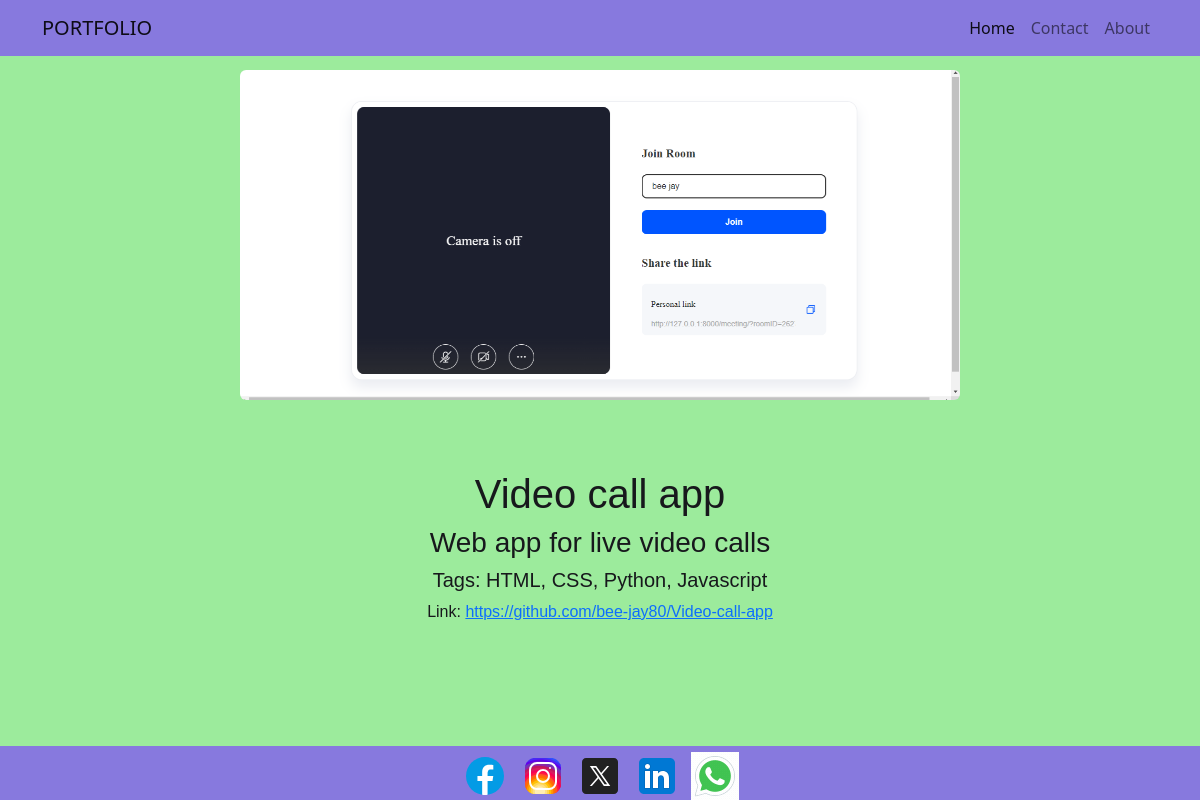
/project/1/, run on the app's committed database.
### main/models.py (models this page shows, shortened)
class Project(models.Model):
    title = models.CharField(max_length=100)
    description = models.TextField()
    tags = models.ManyToManyField(Tag,related_name="projects")
    link = models.URLField(max_length=200,blank=True)
    default_image = models.ImageField(upload_to="default_image/" ,default="Null")

class Tag(models.Model):
    name = models.CharField(max_length=100,unique=True)
    def __str__(self):
        return self.name

### main/views.py (the view)
# urls.py: path("project/<int:id>/",views.project,name="project"),
def project(request,id):
    project = get_object_or_404(Project,pk=id)
    return render(request,"project.html",{"project":project})

### main/templates/project.html (shortened to what this page needs)
{% extends "base.html" %}
{% load static %}
{% block style%}
<link rel="stylesheet" href="{% static 'css/projects.css' %}">
{% endblock style%}
{% block content %}
{% load static %}
<div class="slider">
    <div id="carouselExampleControls" class="carousel slide" data-bs-ride="carousel">
        <div class="carousel-inner rounded">
          <div class="carousel-item active">
            <img src="{{project.default_image.url}}"  class="d-block w-100" height="100%" alt="...">
          </div>
        </div>
        <button class="carousel-control-prev" type="button" data-bs-target="#carouselExampleControls" data-bs-slide="prev">
          <span class="carousel-control-prev-icon" aria-hidden="true"></span>
        </button>
        <button class="carousel-control-next" type="button" data-bs-target="#carouselExampleControls" data-bs-slide="next">
          <span class="carousel-control-next-icon" aria-hidden="true"></span>
        </button>
    </div>
</div>
<div class="description">
    <h1 class="text-center text">{{project.title}}</h1>
    <h3 class="text-center text">{{project.description}}</h3>
    <h5 class="text-center text"> Tags: {{project.tags.all|join:', '}}</h5>
    <p class="text-center text">Link: <a href="{{project.link}}" target="blank"> {{project.link}}</a></p>
</div>
{% endblock content %}

### static/css/projects.css (style rules this page uses)
:root { --bg: #e3e4e8; --fg: #17181c; --input: #ffffff; --primary: #255ff4; --dur: 1s; }
.slider { width:60%; margin: 70px auto; border: none; border-radius: 100px; }
.text { color: #17181c; font-variant: normal; font-stretch: condensed; font-family: Helvetica, Arial, monospace; }

### main/templates/project.html (style rules this page uses)
.description { margin-bottom: 67px; }

### main/templates/base.html (style rules this page uses)
body { background-color: #9ceb9c; overflow-x: hidden; }

### data on the page
Project: default_image (picture), title "Video call app", description "Web app for live video calls", tags.all "HTML, CSS, Python, Javascript", link "https://github.com/bee-jay80/Video-call-app"
